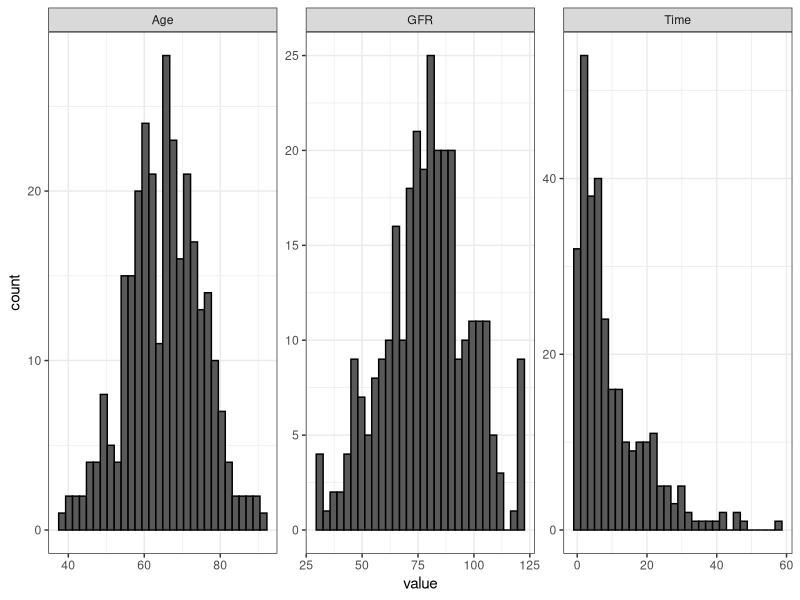
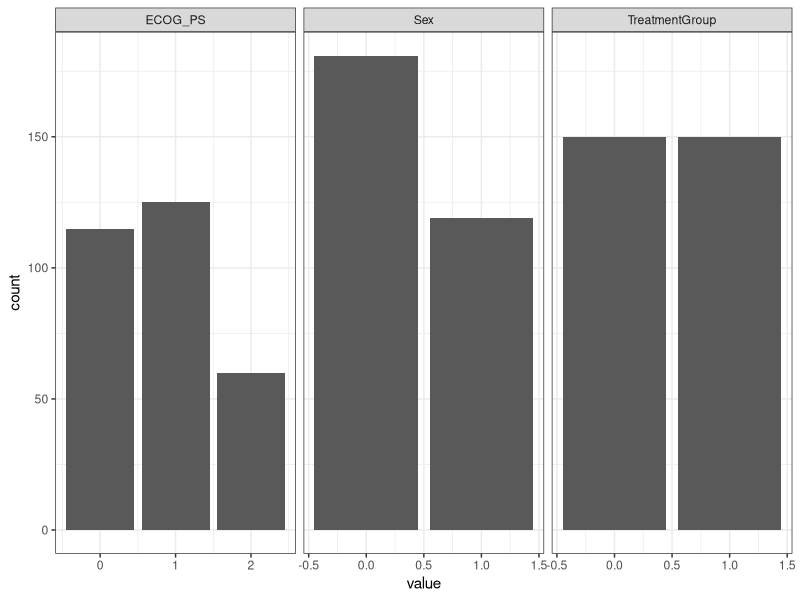
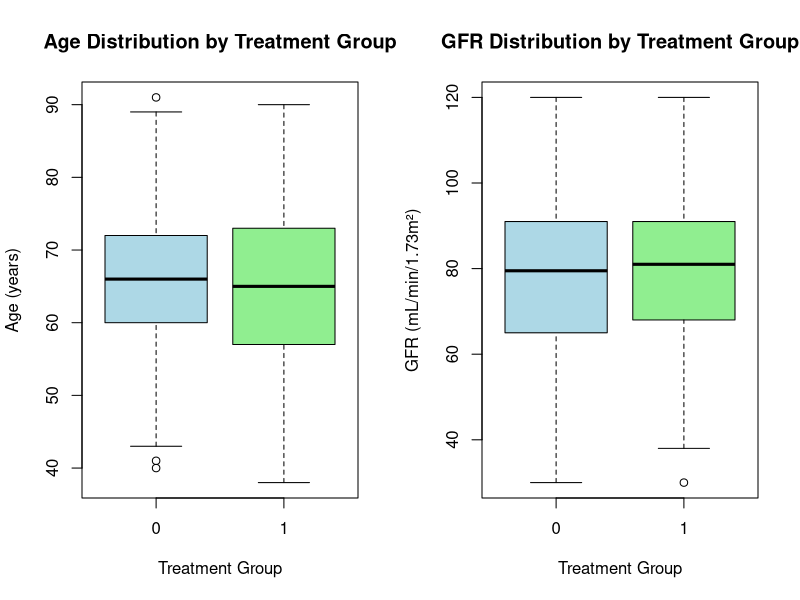
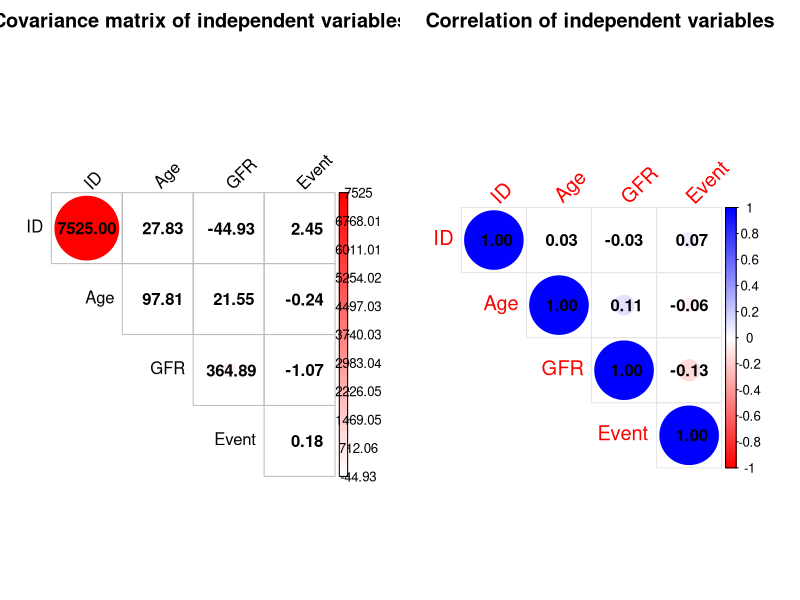
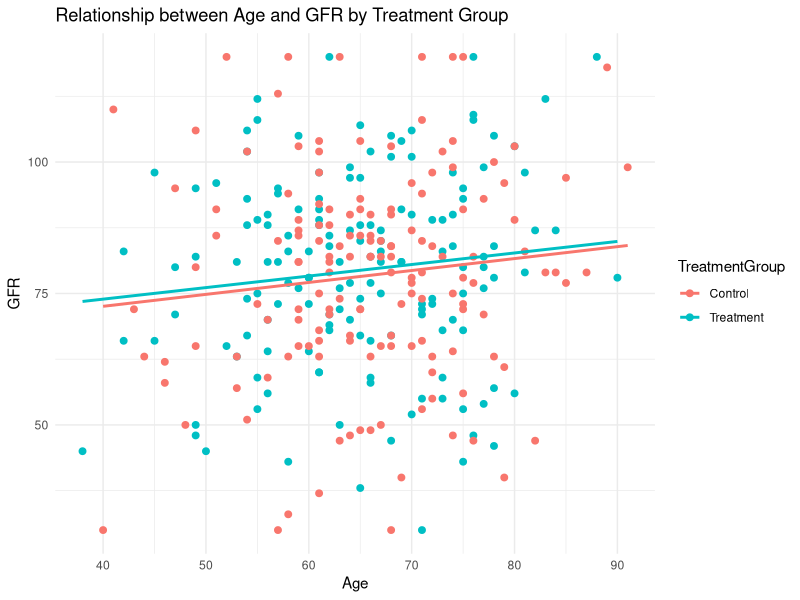
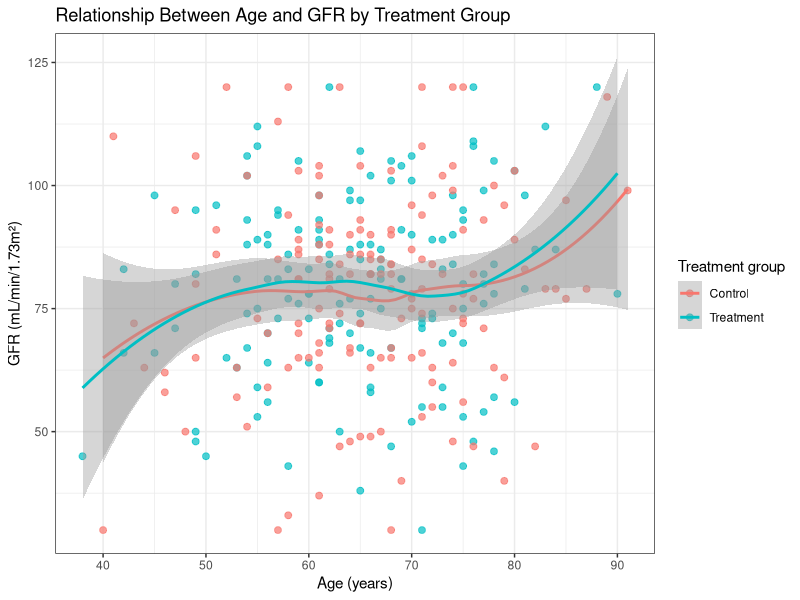
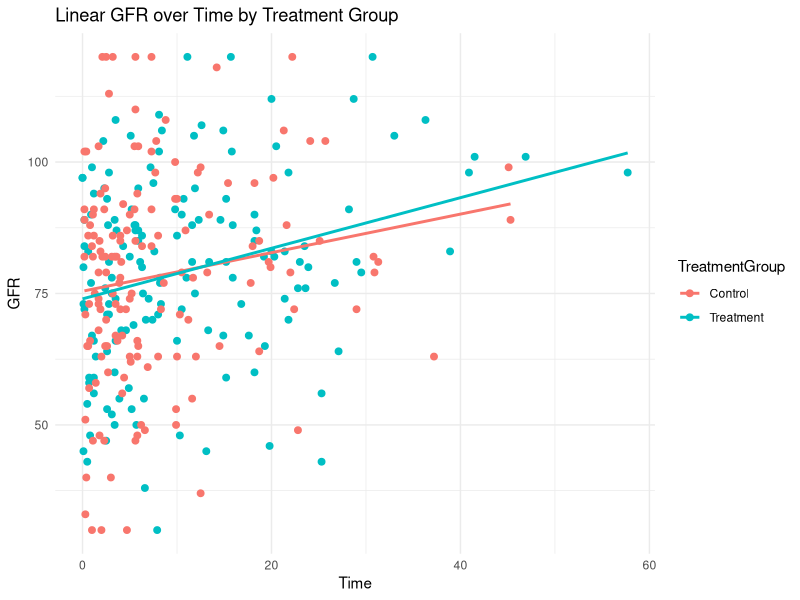
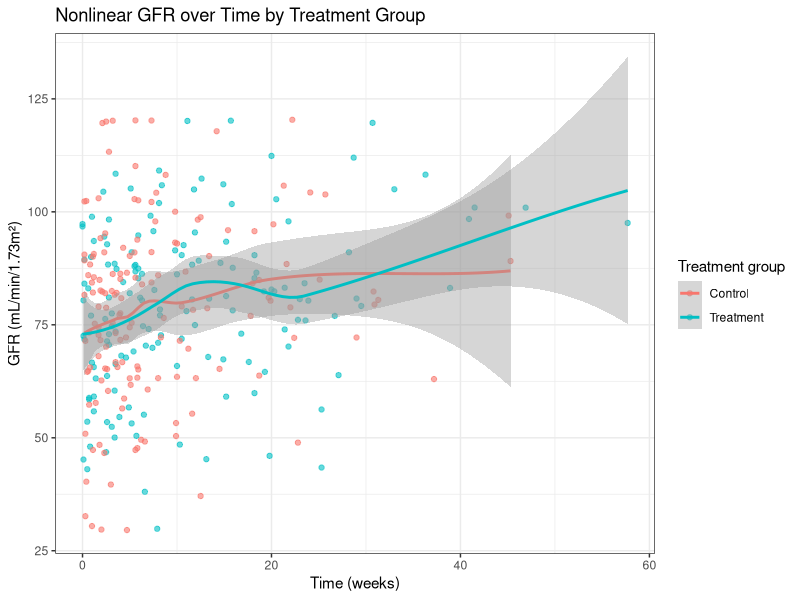

Reproduce these figures in R, in order. (Note: this script raises an error after producing the figures.)
# ==============================================================================

# CM2018 HT25-1 Statistics for Medical Engineering 7.5 credits
# Task 3 Treatment Effect in Large-Stage Pancreatic Cancer Patients


# === PACKAGES & LIBRARIES =====================================================

# Install Packages (install once if needed)
#install.packages(c("readr","dplyr","ggplot2", "corrplot", "survminer"))
library(readr)
library(dplyr)
library(ggplot2)
library(corrplot)
library(tidyr)
library(survival)
library(survminer)


# === SETUP ====================================================================

# NOTE: Adjust path as needed.

# Load data (long format)
data_3 <- read_csv("Data_T3.csv", show_col_types = FALSE)

# Drop first (index) column
data_3 <- data_3[,-1]

# Get numerical and categorical data
data_3_num <- data_3[, c(1,3,6,8)]
data_3_cat <- data_3[, c(2,4,5,7)]

# Convert categorical variables to numeric (0/1)
data_3_mod <- data_3
data_3_mod$TreatmentGroup <- ifelse(data_3$TreatmentGroup == "Treatment", 1, 0)
data_3_mod$Sex <- ifelse(data_3$Sex == "Female", 1, 0)


# === MISSING DATA =============================================================

# Column-wise count of missing values
colSums(is.na(data_3))

# Proportion of missing per variable
colMeans(is.na(data_3))

# === Basic plots ==============================================================

# --- Histogram plots for continuous variables (Age, GFR, Time) ----------------

data_3 %>%
  pivot_longer(cols = c(Age, GFR, Time),
               names_to = "variable",
               values_to = "value") %>%
  ggplot(aes(x = value)) +
  geom_histogram(bins = 30, colour = "black") +
  facet_wrap(~ variable, scales = "free") +
  theme_bw()

# --- Bar plots for categorical variables (TreatmentGroup, Sex, ECOG_PS) -------

data_3_mod %>%
  pivot_longer(cols = c(TreatmentGroup, Sex, ECOG_PS),
               names_to = "variable",
               values_to = "value") %>%
  ggplot(aes(x = value)) +
  geom_bar() +
  facet_wrap(~ variable, scales = "free_x") +
  theme_bw()

# --- Boxplots (Age & GFR by TreatmentGroup) -----------------------------------

# Set 1 row, 2 columns
par(mfrow = c(1, 2))

# Age by treatment group
boxplot(Age ~ TreatmentGroup, 
        data = data_3_mod,
        col = c("lightblue", "lightgreen"),
        xlab = "Treatment Group",
        ylab = "Age (years)",
        main = "Age Distribution by Treatment Group")

# GFR by treatment group
boxplot(GFR ~ TreatmentGroup, 
        data = data_3_mod,
        col = c("lightblue", "lightgreen"),
        xlab = "Treatment Group",
        ylab = "GFR (mL/min/1.73m²)",
        main = "GFR Distribution by Treatment Group")


# === Covariance and Correlation matrices ======================================

# The covariance matrix contains the covariances between all pairs of variables.
# Each entry tells you how two variables vary together in absolute terms, 
# in the original units of the data.

# The diagonal values show large differences in variance across variables, 
# reflecting their different measurement scales. ID has an especially large 
# variance because it is an identifier rather than a true variable. Off-diagonal 
# covariances are small, confirming weak co-variation between variables. This 
# means the variables vary mostly independently, though their scales differ 
# substantially.

# The correlation matrix is a standardized version of the covariance matrix:
# This re-scales everything so that:
#  * Diagonal entries = 1
#  * Off-diagonal entries = correlations between -1 and +1
# So it only tells you about direction and strength of linear relationships, 
#not their magnitude in the data’s units.

# The variables show very weak correlations, mostly between –0.2 and +0.2, 
# indicating that they are largely independent. This suggests there is no 
# multicollinearity among the independent variables, which is good for modeling. 
# The only mildly positive relationships are between GFR and Time (r ≈ 0.22) 
# and between ECOG_PS and Event (r ≈ 0.20), but these are still weak.

# Set layout: 1 row, 2 columns
par(mfrow = c(1, 2))

# === Covariance matrix plot ===================================================
cov_mat <- cov(data_3_num)

corrplot(cov_mat,
         is.corr    = FALSE,
         method      = "circle",
         type        = "upper",
         col         = colorRampPalette(c("blue", "white", "red"))(200),
         addCoef.col = NA,
         tl.col      = "black",
         tl.srt      = 45,
         title       = "Covariance matrix of independent variables",
         mar         = c(0,0,2,0))

# === Correlation matrix plot ==================================================
cor_mat <- cor(data_3_num, use = "pairwise.complete.obs")

corrplot(cor_mat,
         method        = "circle",
         type          = "upper",
         diag          = TRUE,
         order         = "original",
         col           = colorRampPalette(c("red","white","blue"))(200),
         addCoef.col   = NA,
         tl.col        = "red",
         tl.srt        = 45,
         tl.cex        = 1.2,
         addgrid.col   = "grey90",
         cl.ratio      = 0.2,
         mar           = c(0,0,2,0),
         title         = "Correlation of independent variables")



# === Relationship between continuous variables  ===============================

# --- Age vs GFR ---------------------------------------------------------------

# The plot shows a very weak positive relationship between age and GFR in both 
# groups. The treatment and control lines almost overlap, indicating no 
# meaningful difference between groups and only a minimal age effect on GFR.
data_3$TreatmentGroup <- factor(data_3$TreatmentGroup)

# Linear
ggplot(data_3, aes(x = Age, y = GFR, color = TreatmentGroup)) +
  geom_point(size = 2) +
  geom_smooth(method = "lm", se = FALSE) +
  theme_minimal() +
  labs(title = "Relationship between Age and GFR by Treatment Group")

# Nonlinear
ggplot(data_3, aes(x = Age, y = GFR, colour = TreatmentGroup)) +
  geom_point(alpha = 0.7, size = 2) +
  geom_smooth(method = "loess", se = TRUE) +
  labs(
    title  = "Relationship Between Age and GFR by Treatment Group",
    x      = "Age (years)",
    y      = "GFR (mL/min/1.73m²)",
    color  = "Treatment group"
  ) +
  theme_bw()

# --- Time vs GFR --------------------------------------------------------------

# The plot shows that GFR increases slightly with time in both groups. The 
# treatment group has a slightly steeper upward trend, but the two groups 
# overlap heavily, suggesting no meaningful difference.<
data_3$TreatmentGroup <- factor(data_3$TreatmentGroup)

# Linear
ggplot(data_3, aes(x = Time, y = GFR, color = TreatmentGroup)) +
  geom_point(size = 2) +
  geom_smooth(method = "lm", se = FALSE) +
  theme_minimal() +
  labs(title = "Linear GFR over Time by Treatment Group")

# Nonlinear
ggplot(data_3, aes(x = Time, y = GFR, colour = TreatmentGroup)) +
  geom_point(alpha = 0.6,
             position = position_jitter(width = 0, height = 0.5)) +
  geom_smooth(method = "loess", se = TRUE) +
  labs(
    title  = "Nonlinear GFR over Time by Treatment Group",
    x      = "Time (weeks)",
    y      = "GFR (mL/min/1.73m²)",
    color  = "Treatment group"
  ) +
  theme_bw()


# --- ECOG Performance Status over Time ----------------------------------------

# Make sure TreatmentGroup is a factor
data_3$TreatmentGroup <- factor(data_3$TreatmentGroup)

ggplot(data_3, aes(x = Time, y = ECOG_PS, colour = TreatmentGroup)) +
  geom_point(alpha = 0.6, 
             position = position_jitter(width = 0, height = 0.05)) +  # spread points a bit
  geom_smooth(method = "loess", se = TRUE) +                          # trend per group
  scale_y_continuous(breaks = 0:3) +                                  # ECOG is discrete
  labs(
    title = "ECOG Performance Status over Time",
    x     = "Time (weeks)",
    y     = "ECOG PS",
    colour = "Treatment group"
  ) +
  theme_bw()



# === Kaplan–Meier curves & log-rank test ======================================


# --- Cumulative number of deceased over time ----------------------------------

# Survival object
surv_object <- Surv(time = data_3$Time, event = data_3$Event)

# Fit KM curves by TreatmentGroup
fit_KM <- survfit(surv_object ~ TreatmentGroup, data = data_3)

p_KM <- ggsurvplot(
  fit_KM,
  data        = data_3,
  risk.table  = TRUE,
  pval        = TRUE,
  conf.int    = TRUE,
  legend.title = "Group",
  legend.labs  = levels(data_3$TreatmentGroup),
  title       = "Survival and Cumulative Deaths by Treatment Group",
  xlab        = "Time (weeks)",
  ylab        = "Survival probability",
  ggtheme     = theme_bw()
)

# --- By treatment group, compute cumulative number of deaths over time. -------
deaths_cum <- data_3 %>%
  filter(Event == 1) %>%                 # only those who died
  arrange(Time) %>%                      # order by time
  group_by(TreatmentGroup) %>%           # per treatment group
  mutate(CumDeaths = row_number())       # cumulative count within group

# Overall maximum number of deaths (for scaling)
max_deaths_all <- max(deaths_cum$CumDeaths)

# Scale cumulative deaths to [0, 1] so they can be overlaid on survival axis
deaths_cum <- deaths_cum %>%
  mutate(CumDeaths_scaled = CumDeaths / max_deaths_all)

# Add cumulative deaths as dashed steps to the KM plot, with a secondary y-axis.
p_KM$plot <- p_KM$plot +
  geom_step(
    data = deaths_cum,
    aes(x = Time, y = CumDeaths_scaled, color = TreatmentGroup),
    linetype = "dashed"
  ) +
  scale_y_continuous(
    name = "Survival probability",
    sec.axis = sec_axis(
      ~ . * max_deaths_all,
      name = "Cumulative number of deaths"
    )
  )

# Explicit log-rank test (same p-value as above)
survdiff(surv_object ~ TreatmentGroup, data = data_3)


# === Cox proportional hazards models ==========================================

cox_crude <- coxph(Surv(Time, Event) ~ TreatmentGroup, data = data_3)
summary(cox_crude)

# Extract hazard ratio and 95% CI
exp(cbind(HR = coef(cox_crude), confint(cox_crude)))

# Adjusted model: Treatment + covariates
cox_adj <- coxph(
  Surv(Time, Event) ~ TreatmentGroup + Age + Sex + ECOG_PS + GFR,
  data = data_3
)

summary(cox_adj)

# Hazard ratios with 95% CI
exp(cbind(HR = coef(cox_adj), confint(cox_adj)))


# === Statistical tests ========================================================

# Statistical test for treatment effect on GFR e.g., independent t-test or 
# ANCOVA (adjusting for Age, ECOG_PS, etc.)

# There was no significant difference in GFR between patients receiving 
# treatment and those in the control group, t(295.87) = –0.44, p = 0.662.
# Mean GFR values were 78.4 mL/min/1.73 m² for the control group and 
# 79.4 mL/min/1.73 m² for the treatment group, suggesting that the treatment 
# did not affect kidney function.
t.test(GFR ~ TreatmentGroup, data = data_3)

# There was no significant difference in GFR between male and female patients, 
# t(237.47) = 0.02, p = 0.98. The mean GFR was 78.9 mL/min/1.73 m² for females 
# and 78.9 mL/min/1.73 m² for males. This indicates that kidney function, as 
# measured by GFR, did not differ by sex in this cohort of pancreatic cancer 
# patients.
t.test(GFR ~ Sex, data = data_3)